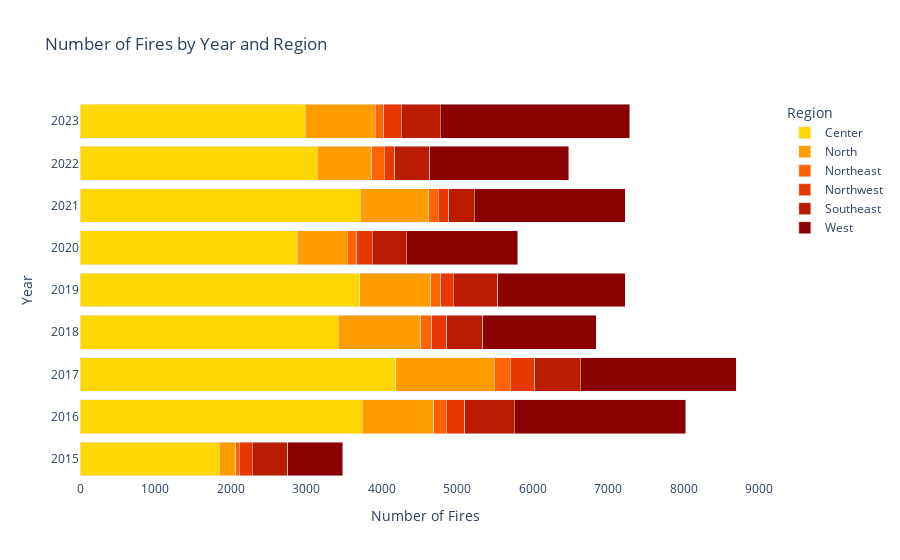

Notebook source saved alongside this figure:
### Markdown cell above
altera a forma como o as cores são selecionadas do esquema, para que não apareçam cores repetidas caso sejam incluídas mais regiões

### Code cell
# Criar um mapa de cores personalizado usando interpolação
# O parâmetro 'n_colors' será automaticamente ajustado ao número de regiões únicas
custom_colorscale = px.colors.sample_colorscale(
    ['#FFD700', '#FF4500', '#8B0000'],  # Cores base: dourado -> laranja -> vermelho escuro
    samplepoints=len(fires_by_year_region['Region'].unique()) # tive de mudar. o parametro devolvido pelo modelo era n_colors
)

# Criar o gráfico de barras horizontal
fig = px.bar(
    fires_by_year_region,
    x='count',
    y='Year',
    color='Region',
    orientation='h',
    title='Number of Fires by Year and Region',
    labels={'count': 'Number of Fires', 'Year': 'Year'},
    color_discrete_sequence=custom_colorscale  # Usar nossa escala personalizada
)

# Atualizar o layout
fig.update_layout(
    barmode='stack',
    showlegend=True,
    legend_title='Region',
    yaxis={'categoryorder': 'category descending'},
    plot_bgcolor='white'
)

# Mostrar o gráfico
fig.show()

### Figure 1 — Plotly figure (JSON) as saved in the notebook; plotly's stock layout.template omitted (floating-point values rounded to 4 significant figures)
{"data": [{"alignmentgroup": "True", "hovertemplate": "Region=Center<br>Number of Fires=%{x}<br>Year=%{y}<extra></extra>", "legendgroup": "Center", "marker": {"color": "rgb(255, 215, 0)", "pattern": {"shape": ""}}, "name": "Center", "offsetgroup": "Center", "orientation": "h", "showlegend": true, "textposition": "auto", "type": "bar", "x": [1845, 3743, 4186, 3425, 3707, 2880, 3711, 3147, 2985], "xaxis": "x", "y": [2015, 2016, 2017, 2018, 2019, 2020, 2021, 2022, 2023], "yaxis": "y"}, {"alignmentgroup": "True", "hovertemplate": "Region=North<br>Number of Fires=%{x}<br>Year=%{y}<extra></extra>", "legendgroup": "North", "marker": {"color": "rgb(255, 157, 0)", "pattern": {"shape": ""}}, "name": "North", "offsetgroup": "North", "orientation": "h", "showlegend": true, "textposition": "auto", "type": "bar", "x": [219, 945, 1304, 1093, 944, 663, 910, 721, 931], "xaxis": "x", "y": [2015, 2016, 2017, 2018, 2019, 2020, 2021, 2022, 2023], "yaxis": "y"}, {"alignmentgroup": "True", "hovertemplate": "Region=Northeast<br>Number of Fires=%{x}<br>Year=%{y}<extra></extra>", "legendgroup": "Northeast", "marker": {"color": "rgb(255, 98, 0)", "pattern": {"shape": ""}}, "name": "Northeast", "offsetgroup": "Northeast", "orientation": "h", "showlegend": true, "textposition": "auto", "type": "bar", "x": [44, 164, 214, 146, 133, 128, 129, 163, 107], "xaxis": "x", "y": [2015, 2016, 2017, 2018, 2019, 2020, 2021, 2022, 2023], "yaxis": "y"}, {"alignmentgroup": "True", "hovertemplate": "Region=Northwest<br>Number of Fires=%{x}<br>Year=%{y}<extra></extra>", "legendgroup": "Northwest", "marker": {"color": "rgb(232, 55, 0)", "pattern": {"shape": ""}}, "name": "Northwest", "offsetgroup": "Northwest", "orientation": "h", "showlegend": true, "textposition": "auto", "type": "bar", "x": [173, 248, 324, 194, 165, 200, 137, 141, 232], "xaxis": "x", "y": [2015, 2016, 2017, 2018, 2019, 2020, 2021, 2022, 2023], "yaxis": "y"}, {"alignmentgroup": "True", "hovertemplate": "Region=Southeast<br>Number of Fires=%{x}<br>Year=%{y}<extra></extra>", "legendgroup": "Southeast", "marker": {"color": "rgb(185, 28, 0)", "pattern": {"shape": ""}}, "name": "Southeast", "offsetgroup": "Southeast", "orientation": "h", "showlegend": true, "textposition": "auto", "type": "bar", "x": [472, 652, 601, 482, 588, 455, 337, 466, 522], "xaxis": "x", "y": [2015, 2016, 2017, 2018, 2019, 2020, 2021, 2022, 2023], "yaxis": "y"}, {"alignmentgroup": "True", "hovertemplate": "Region=West<br>Number of Fires=%{x}<br>Year=%{y}<extra></extra>", "legendgroup": "West", "marker": {"color": "rgb(139, 0, 0)", "pattern": {"shape": ""}}, "name": "West", "offsetgroup": "West", "orientation": "h", "showlegend": true, "textposition": "auto", "type": "bar", "x": [726, 2274, 2071, 1504, 1692, 1475, 2000, 1842, 2512], "xaxis": "x", "y": [2015, 2016, 2017, 2018, 2019, 2020, 2021, 2022, 2023], "yaxis": "y"}], "layout": {"autosize": true, "barmode": "stack", "legend": {"title": {"text": "Region"}, "tracegroupgap": 0}, "plot_bgcolor": "white", "showlegend": true, "title": {"text": "Number of Fires by Year and Region"}, "xaxis": {"anchor": "y", "autorange": true, "domain": [0, 1], "range": [0, 9158.0], "title": {"text": "Number of Fires"}, "type": "linear"}, "yaxis": {"anchor": "x", "autorange": true, "categoryorder": "category descending", "domain": [0, 1], "range": [2014.0, 2024.0], "title": {"text": "Year"}, "type": "linear"}}}
